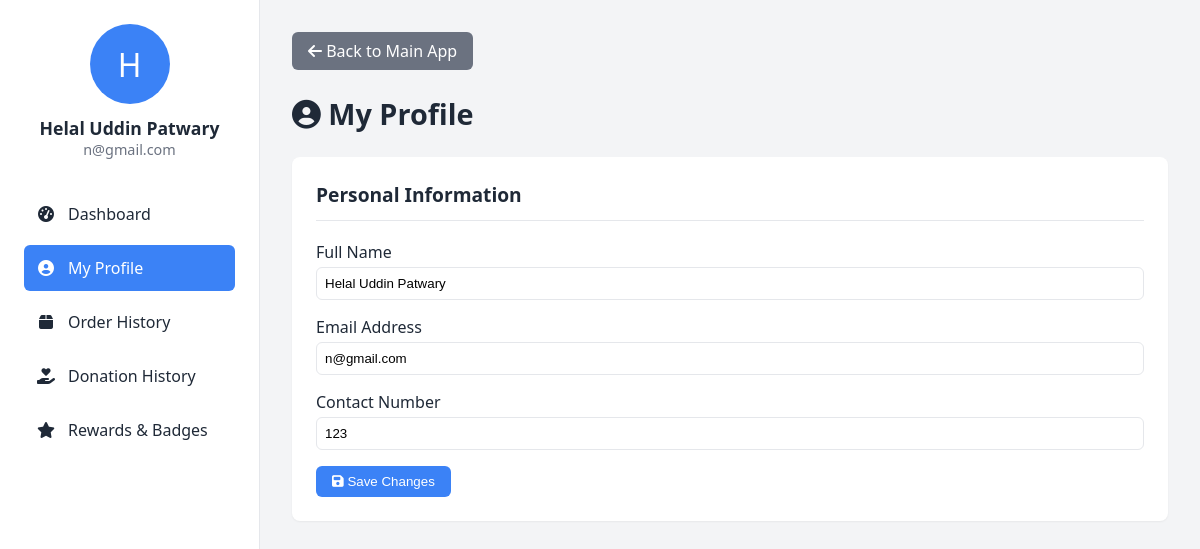
Page /profile.php?page=my_profile (signed in) on the committed database.
### tables this page shows
CREATE TABLE `users` (
  `id` int(11) NOT NULL,
  `name` varchar(100) NOT NULL,
  `email` varchar(100) NOT NULL,
  `contact_number` varchar(20) NOT NULL,
  `password` varchar(255) NOT NULL,
  `registration_date` timestamp NOT NULL DEFAULT current_timestamp()
);

### my_profile.php (the view, shortened to what this page needs)
<?php
global $conn;
$user_id = $_SESSION['user_id'];
$current_user = ['name' => 'Unknown', 'email' => 'error@example.com', 'contact_number' => ''];
if (!isset($conn) || $conn->connect_error) {
    $message = '<p style="color: red;">Database connection error. Cannot retrieve/update profile data.</p>';
} else {
    $stmt = $conn->prepare("SELECT name, email, contact_number FROM users WHERE id = ?");
    $stmt->bind_param("i", $user_id);
    $stmt->execute();
    $result = $stmt->get_result();
    if ($result->num_rows === 1) {
        $current_user = $result->fetch_assoc();
    }
}
?>
<h1><i class="fas fa-user-circle"></i> My Profile</h1>
<div class="section-card">
    <h3>Personal Information</h3>
    <form method="POST" action="<?php echo htmlspecialchars($_SERVER['PHP_SELF']) . '?page=my_profile'; ?>">
        <div style="margin-bottom: 1rem;">
            <label for="name" style="font-weight: 500;">Full Name</label>
            <input type="text" id="name" name="name"
                   value="<?php echo htmlspecialchars($current_user['name']); ?>"
                   required
                   style="width: 100%; padding: 8px; border: 1px solid var(--border-color); border-radius: 6px; margin-top: 4px;">
        </div>
        <div style="margin-bottom: 1rem;">
            <label for="email" style="font-weight: 500;">Email Address</label>
            <input type="email" id="email" name="email"
                   value="<?php echo htmlspecialchars($current_user['email']); ?>"
                   required
                   style="width: 100%; padding: 8px; border: 1px solid var(--border-color); border-radius: 6px; margin-top: 4px;">
        </div>
        <div style="margin-bottom: 1rem;">
            <label for="contact_number" style="font-weight: 500;">Contact Number</label>
            <input type="tel" id="contact_number" name="contact_number"
                   value="<?php echo htmlspecialchars($current_user['contact_number'] ?? ''); ?>"
                   required
                   style="width: 100%; padding: 8px; border: 1px solid var(--border-color); border-radius: 6px; margin-top: 4px;">
        </div>
        <button type="submit" name="update_profile" class="btn"><i class="fas fa-save"></i> Save Changes</button>
    </form>
</div>

### profile.php (style rules this page uses)
:root { --primary-blue: #3B82F6; --primary-green: #10B981; --primary-orange: #F97316; --bg-light: #F3F4F6; --bg-white: #FFFFFF; --text-dark: #1F2937; --text-gray: #6B7280; --border-color: #E5E7EB; --shadow-sm: 0 1px 2px 0 rgba(0, 0, 0, 0.05); font-family: 'Segoe UI', 'Roboto', 'Helvetica Neue', sans-serif; }
* { box-sizing: border-box; margin: 0; padding: 0; }
body { background-color: var(--bg-light); color: var(--text-dark); }
.profile-content h1 { font-size: 1.8rem; font-weight: 700; margin-bottom: 24px; }
.section-card { background-color: var(--bg-white); padding: 24px; border-radius: 8px; box-shadow: var(--shadow-sm); margin-bottom: 24px; }
.section-card h3 { font-size: 1.2rem; font-weight: 600; margin-bottom: 20px; border-bottom: 1px solid var(--border-color); padding-bottom: 12px; }
.btn { display: inline-block; padding: 8px 16px; background-color: var(--primary-blue); color: white; text-decoration: none; border-radius: 6px; font-weight: 500; transition: background-color 0.2s; border: none; cursor: pointer; }

### rows in the picture
users: name "Helal Uddin Patwary", email "n@gmail.com", contact_number "123"

### other values in the picture
$user_initial "H"
$user_name "Helal Uddin Patwary"
$user_email "n@gmail.com"
